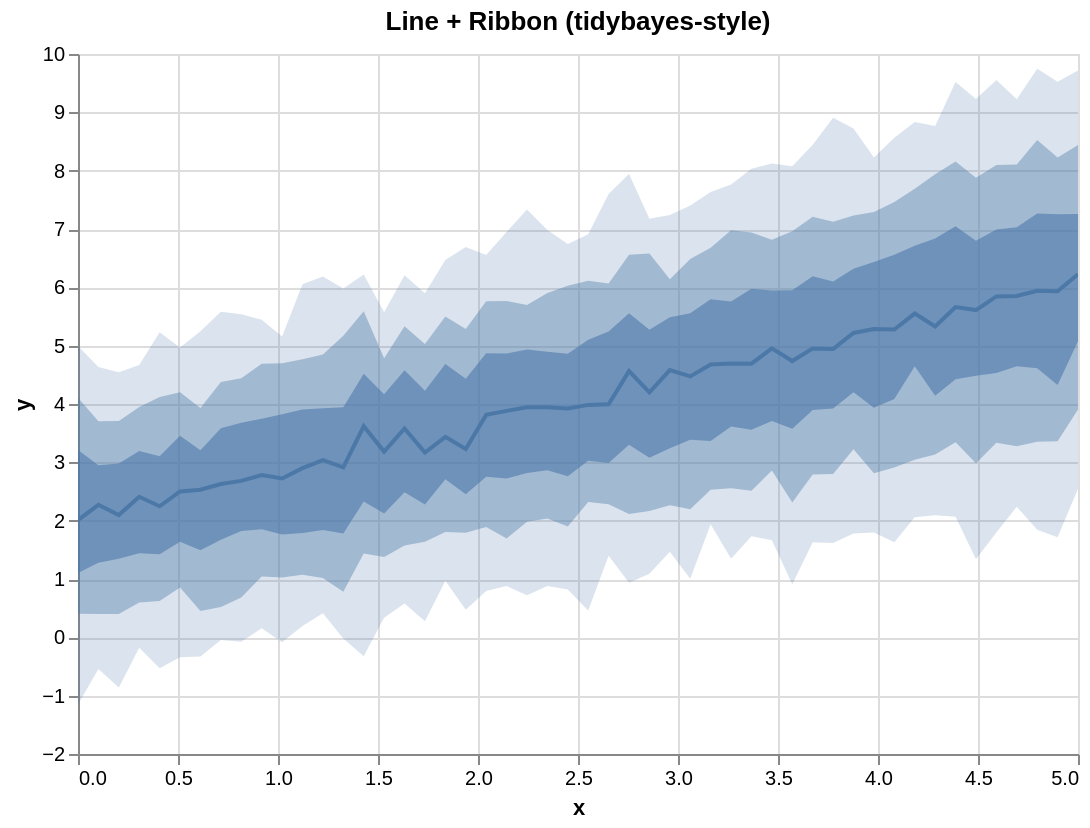

Express this chart as Vega-Lite.
### Vega-Lite specification from a JSON file in a GitHub repository (floating-point values rounded to 4 significant figures)
{"$schema": "https://vega.github.io/schema/vega-lite/v5.json", "config": {"axis": {"labelLimit": 0}, "header": {"labelLimit": 0}, "legend": {"labelLimit": 0}}, "data": {"values": [{"__median__": 4.564, "hi_0_5_": 5.556, "hi_0_8_": 6.56, "hi_0_95_": 7.942, "lo_0_5_": 3.303, "lo_0_8_": 2.115, "lo_0_95_": 0.9348, "x": 2.755}, {"__median__": 3.036, "hi_0_5_": 3.928, "hi_0_8_": 4.85, "hi_0_95_": 6.184, "lo_0_5_": 1.841, "lo_0_8_": 1.016, "lo_0_95_": 0.413, "x": 1.224}, {"__median__": 4.693, "hi_0_5_": 5.756, "hi_0_8_": 6.978, "hi_0_95_": 7.765, "lo_0_5_": 3.613, "lo_0_8_": 2.556, "lo_0_95_": 1.347, "x": 3.265}, {"__median__": 4.942, "hi_0_5_": 6.101, "hi_0_8_": 7.124, "hi_0_95_": 8.908, "lo_0_5_": 3.923, "lo_0_8_": 2.798, "lo_0_95_": 1.616, "x": 3.776}, {"__median__": 5.61, "hi_0_5_": 6.799, "hi_0_8_": 7.877, "hi_0_95_": 9.229, "lo_0_5_": 4.484, "lo_0_8_": 2.984, "lo_0_95_": 1.337, "x": 4.49}, {"__median__": 2.272, "hi_0_5_": 2.95, "hi_0_8_": 3.704, "hi_0_95_": 4.634, "lo_0_5_": 1.281, "lo_0_8_": 0.4011, "lo_0_95_": -0.5428, "x": 0.102}, {"__median__": 5.277, "hi_0_5_": 6.56, "hi_0_8_": 7.461, "hi_0_95_": 8.563, "lo_0_5_": 4.087, "lo_0_8_": 2.911, "lo_0_95_": 1.628, "x": 4.082}, {"__median__": 2.409, "hi_0_5_": 3.193, "hi_0_8_": 3.946, "hi_0_95_": 4.667, "lo_0_5_": 1.442, "lo_0_8_": 0.5952, "lo_0_95_": -0.1795, "x": 0.3061}, {"__median__": 5.941, "hi_0_5_": 7.265, "hi_0_8_": 8.524, "hi_0_95_": 9.747, "lo_0_5_": 4.614, "lo_0_8_": 3.353, "lo_0_95_": 1.846, "x": 4.796}, {"__median__": 3.944, "hi_0_5_": 4.898, "hi_0_8_": 5.902, "hi_0_95_": 6.981, "lo_0_5_": 2.863, "lo_0_8_": 2.037, "lo_0_95_": 0.8812, "x": 2.347}, {"__median__": 2.097, "hi_0_5_": 2.98, "hi_0_8_": 3.709, "hi_0_95_": 4.544, "lo_0_5_": 1.346, "lo_0_8_": 0.3991, "lo_0_95_": -0.8611, "x": 0.2041}, {"__median__": 4.676, "hi_0_5_": 5.796, "hi_0_8_": 6.68, "hi_0_95_": 7.635, "lo_0_5_": 3.365, "lo_0_8_": 2.53, "lo_0_95_": 1.937, "x": 3.163}, {"__median__": 5.55, "hi_0_5_": 6.714, "hi_0_8_": 7.69, "hi_0_95_": 8.836, "lo_0_5_": 4.648, "lo_0_8_": 3.042, "lo_0_95_": 2.058, "x": 4.184}, {"__median__": 3.946, "hi_0_5_": 4.936, "hi_0_8_": 5.696, "hi_0_95_": 7.334, "lo_0_5_": 2.816, "lo_0_8_": 1.981, "lo_0_95_": 0.7212, "x": 2.245}, {"__median__": 3.985, "hi_0_5_": 5.103, "hi_0_8_": 6.114, "hi_0_95_": 6.912, "lo_0_5_": 3.026, "lo_0_8_": 2.319, "lo_0_95_": 0.4619, "x": 2.551}, {"__median__": 2.724, "hi_0_5_": 3.823, "hi_0_8_": 4.697, "hi_0_95_": 5.157, "lo_0_5_": 1.762, "lo_0_8_": 1.028, "lo_0_95_": -0.08308, "x": 1.02}, {"__median__": 4.736, "hi_0_5_": 5.95, "hi_0_8_": 6.96, "hi_0_95_": 8.075, "lo_0_5_": 3.575, "lo_0_8_": 2.311, "lo_0_95_": 0.9096, "x": 3.571}, {"__median__": 5.286, "hi_0_5_": 6.434, "hi_0_8_": 7.291, "hi_0_95_": 8.226, "lo_0_5_": 3.935, "lo_0_8_": 2.814, "lo_0_95_": 1.797, "x": 3.98}, {"__median__": 2.629, "hi_0_5_": 3.584, "hi_0_8_": 4.376, "hi_0_95_": 5.583, "lo_0_5_": 1.674, "lo_0_8_": 0.5203, "lo_0_95_": -0.04598, "x": 0.7143}, {"__median__": 5.328, "hi_0_5_": 6.835, "hi_0_8_": 7.939, "hi_0_95_": 8.767, "lo_0_5_": 4.142, "lo_0_8_": 3.133, "lo_0_95_": 2.094, "x": 4.286}, {"__median__": 2.682, "hi_0_5_": 3.677, "hi_0_8_": 4.441, "hi_0_95_": 5.537, "lo_0_5_": 1.823, "lo_0_8_": 0.6821, "lo_0_95_": -0.07783, "x": 0.8163}, {"__median__": 3.996, "hi_0_5_": 5.241, "hi_0_8_": 6.067, "hi_0_95_": 7.601, "lo_0_5_": 2.987, "lo_0_8_": 2.283, "lo_0_95_": 1.397, "x": 2.653}, {"__median__": 5.934, "hi_0_5_": 7.252, "hi_0_8_": 8.227, "hi_0_95_": 9.523, "lo_0_5_": 4.324, "lo_0_8_": 3.363, "lo_0_95_": 1.715, "x": 4.898}, {"__median__": 4.2, "hi_0_5_": 5.274, "hi_0_8_": 6.578, "hi_0_95_": 7.178, "lo_0_5_": 3.078, "lo_0_8_": 2.165, "lo_0_95_": 1.091, "x": 2.857}, {"__median__": 3.437, "hi_0_5_": 4.687, "hi_0_8_": 5.5, "hi_0_95_": 6.469, "lo_0_5_": 2.709, "lo_0_8_": 1.807, "lo_0_95_": 0.9702, "x": 1.837}, {"__median__": 4.953, "hi_0_5_": 6.19, "hi_0_8_": 7.209, "hi_0_95_": 8.444, "lo_0_5_": 3.898, "lo_0_8_": 2.79, "lo_0_95_": 1.629, "x": 3.673}, {"__median__": 3.882, "hi_0_5_": 4.866, "hi_0_8_": 5.767, "hi_0_95_": 6.95, "lo_0_5_": 2.723, "lo_0_8_": 1.696, "lo_0_95_": 0.8803, "x": 2.143}, {"__median__": 5.853, "hi_0_5_": 7.031, "hi_0_8_": 8.106, "hi_0_95_": 9.225, "lo_0_5_": 4.646, "lo_0_8_": 3.276, "lo_0_95_": 2.239, "x": 4.694}, {"__median__": 2.915, "hi_0_5_": 3.943, "hi_0_8_": 5.168, "hi_0_95_": 5.98, "lo_0_5_": 1.778, "lo_0_8_": 0.781, "lo_0_95_": -0.01959, "x": 1.327}, {"__median__": 2.502, "hi_0_5_": 3.455, "hi_0_8_": 4.2, "hi_0_95_": 4.969, "lo_0_5_": 1.638, "lo_0_8_": 0.8525, "lo_0_95_": -0.3435, "x": 0.5102}, {"__median__": 3.925, "hi_0_5_": 4.863, "hi_0_8_": 6.025, "hi_0_95_": 6.744, "lo_0_5_": 2.763, "lo_0_8_": 1.902, "lo_0_95_": 0.822, "x": 2.449}, {"__median__": 4.473, "hi_0_5_": 5.556, "hi_0_8_": 6.486, "hi_0_95_": 7.402, "lo_0_5_": 3.388, "lo_0_8_": 2.195, "lo_0_95_": 1.006, "x": 3.061}, {"__median__": 6.226, "hi_0_5_": 7.258, "hi_0_8_": 8.44, "hi_0_95_": 9.716, "lo_0_5_": 5.077, "lo_0_8_": 3.904, "lo_0_95_": 2.547, "x": 5.0}, {"__median__": 5.844, "hi_0_5_": 6.992, "hi_0_8_": 8.098, "hi_0_95_": 9.555, "lo_0_5_": 4.532, "lo_0_8_": 3.337, "lo_0_95_": 1.797, "x": 4.592}, {"__median__": 2.53, "hi_0_5_": 3.205, "hi_0_8_": 3.933, "hi_0_95_": 5.247, "lo_0_5_": 1.491, "lo_0_8_": 0.4504, "lo_0_95_": -0.3276, "x": 0.6122}, {"__median__": 3.229, "hi_0_5_": 4.435, "hi_0_8_": 5.286, "hi_0_95_": 6.691, "lo_0_5_": 2.452, "lo_0_8_": 1.794, "lo_0_95_": 0.472, "x": 1.939}, {"__median__": 3.184, "hi_0_5_": 4.168, "hi_0_8_": 4.785, "hi_0_95_": 5.574, "lo_0_5_": 2.122, "lo_0_8_": 1.376, "lo_0_95_": 0.3341, "x": 1.531}, {"__median__": 5.218, "hi_0_5_": 6.318, "hi_0_8_": 7.231, "hi_0_95_": 8.723, "lo_0_5_": 4.203, "lo_0_8_": 3.224, "lo_0_95_": 1.782, "x": 3.878}, {"__median__": 3.814, "hi_0_5_": 4.869, "hi_0_8_": 5.762, "hi_0_95_": 6.552, "lo_0_5_": 2.752, "lo_0_8_": 1.892, "lo_0_95_": 0.7939, "x": 2.041}, {"__median__": 3.618, "hi_0_5_": 4.518, "hi_0_8_": 5.592, "hi_0_95_": 6.22, "lo_0_5_": 2.329, "lo_0_8_": 1.438, "lo_0_95_": -0.3226, "x": 1.429}, {"__median__": 2.247, "hi_0_5_": 3.104, "hi_0_8_": 4.12, "hi_0_95_": 5.232, "lo_0_5_": 1.426, "lo_0_8_": 0.622, "lo_0_95_": -0.5286, "x": 0.4082}, {"__median__": 4.692, "hi_0_5_": 5.975, "hi_0_8_": 6.938, "hi_0_95_": 8.034, "lo_0_5_": 3.558, "lo_0_8_": 2.514, "lo_0_95_": 1.733, "x": 3.367}, {"__median__": 2.01, "hi_0_5_": 3.21, "hi_0_8_": 4.108, "hi_0_95_": 4.993, "lo_0_5_": 1.105, "lo_0_8_": 0.4037, "lo_0_95_": -1.151, "x": 0.0}, {"__median__": 5.661, "hi_0_5_": 7.047, "hi_0_8_": 8.157, "hi_0_95_": 9.522, "lo_0_5_": 4.425, "lo_0_8_": 3.343, "lo_0_95_": 2.067, "x": 4.388}, {"__median__": 2.781, "hi_0_5_": 3.748, "hi_0_8_": 4.688, "hi_0_95_": 5.446, "lo_0_5_": 1.852, "lo_0_8_": 1.045, "lo_0_95_": 0.1565, "x": 0.9184}, {"__median__": 3.167, "hi_0_5_": 4.229, "hi_0_8_": 5.027, "hi_0_95_": 5.897, "lo_0_5_": 2.275, "lo_0_8_": 1.637, "lo_0_95_": 0.2765, "x": 1.735}, {"__median__": 4.581, "hi_0_5_": 5.487, "hi_0_8_": 6.139, "hi_0_95_": 7.239, "lo_0_5_": 3.243, "lo_0_8_": 2.263, "lo_0_95_": 1.465, "x": 2.959}, {"__median__": 3.58, "hi_0_5_": 4.579, "hi_0_8_": 5.335, "hi_0_95_": 6.206, "lo_0_5_": 2.488, "lo_0_8_": 1.574, "lo_0_95_": 0.5782, "x": 1.633}, {"__median__": 4.955, "hi_0_5_": 5.948, "hi_0_8_": 6.816, "hi_0_95_": 8.123, "lo_0_5_": 3.707, "lo_0_8_": 2.858, "lo_0_95_": 1.665, "x": 3.469}, {"__median__": 2.9, "hi_0_5_": 3.906, "hi_0_8_": 4.767, "hi_0_95_": 6.052, "lo_0_5_": 1.79, "lo_0_8_": 1.074, "lo_0_95_": 0.1942, "x": 1.122}]}, "height": 350, "layer": [{"_lr_layer": true, "encoding": {"tooltip": [{"field": "x", "title": "x", "type": "quantitative"}, {"field": "__median__", "title": "median", "type": "quantitative"}, {"field": "lo_0_95_", "title": "95% lo", "type": "quantitative"}, {"field": "hi_0_95_", "title": "95% hi", "type": "quantitative"}], "x": {"field": "x", "scale": {"zero": false}, "type": "quantitative"}, "y": {"field": "lo_0_95_", "scale": {"zero": false}, "title": "y", "type": "quantitative"}, "y2": {"field": "hi_0_95_"}}, "mark": {"line": false, "opacity": 0.2, "type": "area"}, "params": [{"bind": "scales", "name": "grid", "select": {"encodings": ["x", "y"], "type": "interval"}}]}, {"_lr_layer": true, "encoding": {"tooltip": [{"field": "x", "title": "x", "type": "quantitative"}, {"field": "__median__", "title": "median", "type": "quantitative"}, {"field": "lo_0_95_", "title": "95% lo", "type": "quantitative"}, {"field": "hi_0_95_", "title": "95% hi", "type": "quantitative"}], "x": {"field": "x", "scale": {"zero": false}, "type": "quantitative"}, "y": {"field": "lo_0_8_", "scale": {"zero": false}, "title": "y", "type": "quantitative"}, "y2": {"field": "hi_0_8_"}}, "mark": {"line": false, "opacity": 0.4, "type": "area"}}, {"_lr_layer": true, "encoding": {"tooltip": [{"field": "x", "title": "x", "type": "quantitative"}, {"field": "__median__", "title": "median", "type": "quantitative"}, {"field": "lo_0_95_", "title": "95% lo", "type": "quantitative"}, {"field": "hi_0_95_", "title": "95% hi", "type": "quantitative"}], "x": {"field": "x", "scale": {"zero": false}, "type": "quantitative"}, "y": {"field": "lo_0_5_", "scale": {"zero": false}, "title": "y", "type": "quantitative"}, "y2": {"field": "hi_0_5_"}}, "mark": {"line": false, "opacity": 0.6, "type": "area"}}, {"_lr_layer": true, "encoding": {"tooltip": [{"field": "x", "title": "x", "type": "quantitative"}, {"field": "__median__", "title": "median", "type": "quantitative"}, {"field": "lo_0_95_", "title": "95% lo", "type": "quantitative"}, {"field": "hi_0_95_", "title": "95% hi", "type": "quantitative"}], "x": {"field": "x", "scale": {"zero": false}, "type": "quantitative"}, "y": {"field": "__median__", "scale": {"zero": false}, "title": "y", "type": "quantitative"}}, "mark": {"strokeWidth": 2, "type": "line"}}], "title": "Line + Ribbon (tidybayes-style)", "width": 500}
